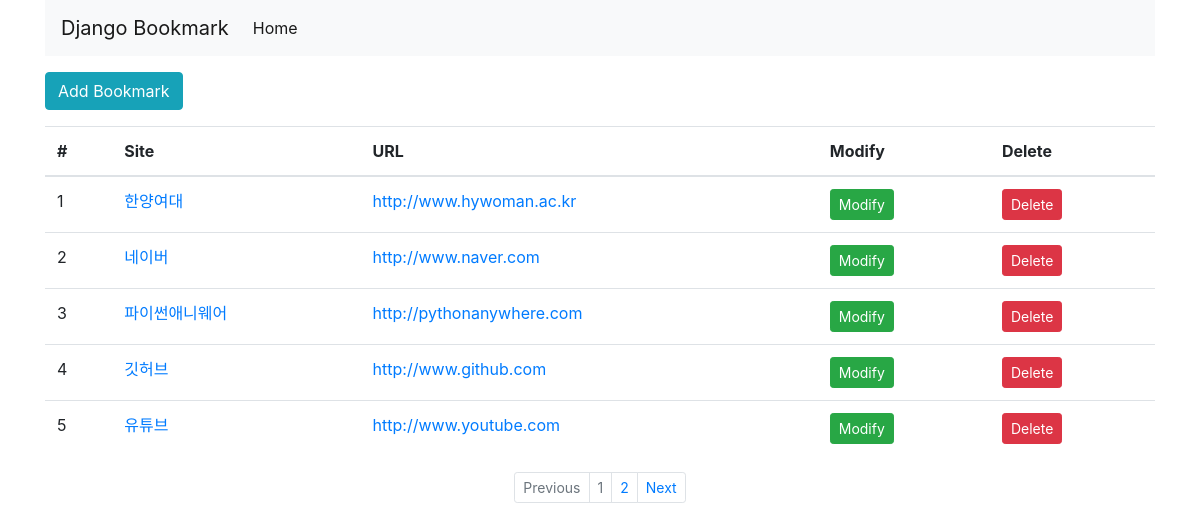
Screenshot of /bookmark/ with the database file from the repository.
### bookmark/models.py (models this page shows, shortened)
class Bookmark(models.Model):
    site_name = models.CharField(max_length=100)
    url = models.URLField('Site URL')

### bookmark/views.py (the view)
# urls.py: path('', BookmarkListView.as_view(), name='list'),
class BookmarkListView(ListView):
    model = Bookmark
    paginate_by = 5

### bookmark/templates/bookmark/bookmark_list.html (shortened to what this page needs)
{% extends 'base.html' %}
{% block content %}
    <div class="btn-group">
        <a href="{% url 'add' %}" class="btn btn-info">Add Bookmark</a>
    </div>
    <table class="table">
        <thead>
            <tr>
                <th scope="col">#</th>
                <th scope="col">Site</th>
                <th scope="col">URL</th>
                <th scope="col">Modify</th>
                <th scope="col">Delete</th>
            </tr>
        </thead>
        <tbody>
            {% for bookmark in object_list %}
                <tr>
                    <td>
                        {{ forloop.counter }}
                    </td>
                    <td>
                        <a href="{% url 'detail' pk=bookmark.id %}">{{bookmark.site_name}}</a>
                    </td>
                    <td>
                        <a href="{{bookmark.url}}" target="_blank">{{bookmark.url}}</a>
                    </td>
                    <td><a href="{% url 'update' pk=bookmark.id %}" class="btn btn-success btn-sm">Modify</a></td>
                    <td><a href="{% url 'delete' pk=bookmark.id %}" class="btn btn-danger btn-sm">Delete</a></td>
                </tr>
            {% endfor %}
        </tbody>
    </table>
{% endblock %}
{% block pagination %}
    {% if is_paginated %}
    <ul class="pagination justify-content-center pagination-sm">
        {% if page_obj.has_previous %}
            <li class="page-item">
              <a class="page-link" href="{% url 'list' %}?page={{ page_obj.previous_page_number }}" tabindex="-1">Previous</a>
            </li>
        {% else %}
            <li class="page-item disabled">
                <a class="page-link" href="#" tabindex="-1">Previous</a>
            </li>
        {% endif %}
        {% for object in page_obj.paginator.page_range %}
            <li class="page-item {% if page_obj.number == forloop.counter %}disabled{% endif %}">
                <a class="page-link" href="{{ request.path }}?page={{ forloop.counter }}">{{ forloop.counter }}</a>
            </li>
        {% endfor %}
        {% if page_obj.has_next %}
            <li class="page-item">
              <a class="page-link" href="{% url 'list' %}?page={{ page_obj.next_page_number }}">Next</a>
            </li>
        {% else %}
            <li class="page-item disabled">
                <a class="page-link" href="#">Next</a>
            </li>
        {% endif %}
    </ul>
    {% endif %}
{% endblock %}

### templates/base.html (shortened to what this page needs)
<!DOCTYPE html>
<html lang="en">
<head>
    <link rel="stylesheet" href="https://stackpath.bootstrapcdn.com/bootstrap/4.4.1/css/bootstrap.min.css">
    {% load static %}
    <link rel="stylesheet" href="{% static 'style.css' %}">
</head>
<body>
<div class="container">
    <nav class="navbar navbar-expand-lg navbar-light bg-light">
        <a class="navbar-brand" href="#">Django Bookmark</a>
        <div class="collapse navbar-collapse" id="navbarSupportedContent">
            <ul class="navbar-nav mr-auto">
                <li class="nav-item active">
                    <a class="nav-link" href="#">Home <span class="sr-only">(current)</span></a>
                </li>
            </ul>
        </div>
    </nav>
    <div class="row">
        <div class="col">
            {% block content %}
            {% endblock %}
            {% block pagination %}
            {% endblock %}
        </div>
    </div>
</div>
</body>
</html>

### static/style.css (style rules this page uses)
body { width:100%; }

### rows the page displays
Bookmark: site_name "한양여대", url "http://www.hywoman.ac.kr"
Bookmark: site_name "네이버", url "http://www.naver.com"
Bookmark: site_name "파이썬애니웨어", url "http://pythonanywhere.com"
Bookmark: site_name "깃허브", url "http://www.github.com"
Bookmark: site_name "유튜브", url "http://www.youtube.com"
